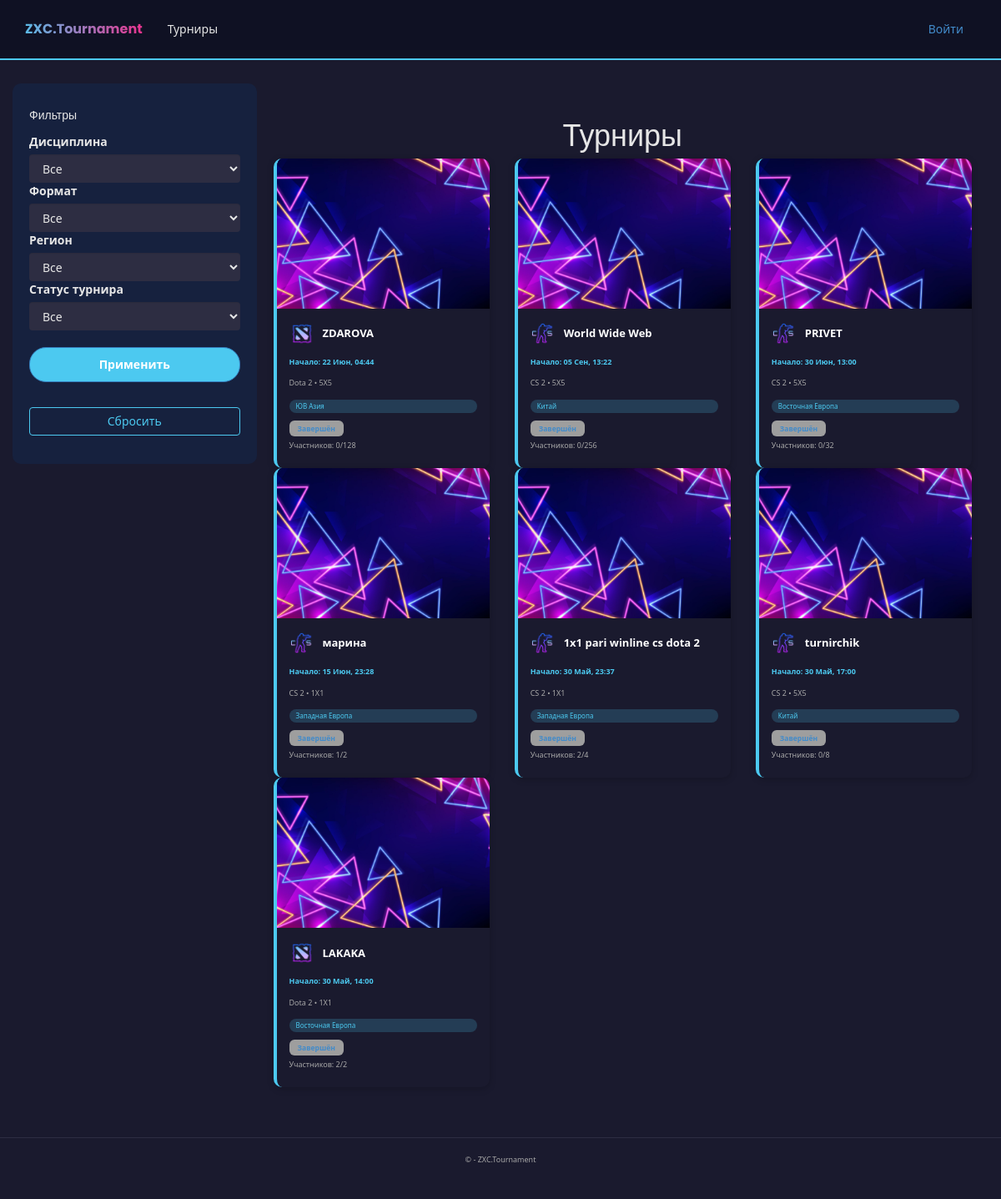
/tournaments/, run on the app's committed database.
### app/models.py (models this page shows, shortened)
class Tournament(models.Model):
    DISCIPLINE_CHOICES = [
        ('Dota 2', 'Dota 2'),
        ('CS 2', 'CS 2'),
        ('Valorant', 'Valorant'),
        ('LoL', 'League of Legends'),
    ]
    FORMAT_CHOICES = [
        ('1x1', '1x1'),
        ('2x2', '2x2'),
        ('3x3', '3x3'),
        ('5x5', '5x5'),
    ]
    TEAM_COUNT_CHOICES = [
        (2, '2'),
        (4, '4'),
        (8, '8'),
        (16, '16'),
        (32, '32'),
        (64, '64'),
        (128, '128'),
        (256, '256'),
        (512, '512'),
    ]
    LOCATION_CHOICES = [
        ('China', 'Китай'),
        ('Western Europe', 'Западная Европа'),
        ('Eastern Europe', 'Восточная Европа'),
        ('Southeast Asia', 'ЮВ Азия'),
        ('North America', 'Северная Америка'),
        ('South America', 'Южная Америка'),
    ]
    name = models.CharField(max_length=200, verbose_name="Название турнира")
    max_teams = models.IntegerField(choices=TEAM_COUNT_CHOICES, verbose_name="Максимальное количество команд")
    start_date = models.DateTimeField(verbose_name="Дата начала")
    discipline = models.CharField(max_length=50, choices=DISCIPLINE_CHOICES, verbose_name="Дисциплина")
    game_format = models.CharField(max_length=50, choices=FORMAT_CHOICES, verbose_name="Формат игры")
    location = models.CharField(max_length=50, choices=LOCATION_CHOICES, verbose_name="Локация")
    description = models.TextField(verbose_name="Описание", blank=True, null=True)
    creator = models.ForeignKey(User, on_delete=models.CASCADE, verbose_name="Создатель")
    created_at = models.DateTimeField(default=timezone.now, verbose_name="Дата создания")
    is_active = models.BooleanField(default=True, verbose_name="Активный")
    registered_teams = models.ManyToManyField(
        'Team',
        through='TournamentRegistration',
        related_name='tournaments',
        blank=True,
        verbose_name="Зарегистрированные команды"
    )
    class Meta:
        ordering = ['-created_at']
        verbose_name = 'Турнир'
        verbose_name_plural = 'Турниры'
    def registered_teams_count(self):
        return self.registered_teams.count()

### app/views.py (the view)
# urls.py: path('tournaments/', views.tournaments, name='tournaments'),
def tournaments(request):
    region = request.GET.get('region')
    discipline = request.GET.get('discipline')
    game_format = request.GET.get('game_format')
    status = request.GET.get('status')
    tournaments_qs = Tournament.objects.filter(is_active=True).order_by('-created_at')
    if region:
        tournaments_qs = tournaments_qs.filter(location=region)
    if discipline:
        tournaments_qs = tournaments_qs.filter(discipline=discipline)
    if game_format:
        tournaments_qs = tournaments_qs.filter(game_format=game_format)
    if status == 'upcoming':
        tournaments_qs = tournaments_qs.filter(start_date__gt=timezone.now())
    context = {
        'tournaments': tournaments_qs,
        'regions': Tournament.LOCATION_CHOICES,
        'disciplines': Tournament.DISCIPLINE_CHOICES,
        'game_formats': Tournament.FORMAT_CHOICES,
        'selected_region': region,
        'selected_discipline': discipline,
        'selected_game_format': game_format,
        'selected_status': status,
        'title': 'Турниры',
    }
    return render(request, 'app/tournaments/tournaments.html', context)

### app/templates/app/tournaments/tournaments.html (shortened to what this page needs)
﻿{% extends "app/layout.html" %}
{% load static %}
{% block content %}
<div class="container-fluid">
    <div class="row">
        <div class="col-md-3 bg-dark sidebar p-3">
            <h5 class="text-white">Фильтры</h5>
            <form method="get" class="mt-3">
                <div class="mb-3">
                    <label for="discipline" class="form-label">Дисциплина</label>
                    <select name="discipline" id="discipline" class="form-control">
                        <option value="">Все</option>
                    </select>
                </div>
                <div class="mb-3">
                    <label for="game_format" class="form-label">Формат</label>
                    <select name="game_format" id="game_format" class="form-control">
                        <option value="">Все</option>
                    </select>
                </div>
                <div class="mb-3">
                    <label for="region" class="form-label">Регион</label>
                    <select name="region" id="region" class="form-control">
                        <option value="">Все</option>
                    </select>
                </div>
                <div class="mb-3">
                    <label for="status" class="form-label">Статус турнира</label>
                    <select name="status" id="status" class="form-control">
                        <option value="">Все</option>
                    </select>
                </div>
                <div class="apply-button-wrapper">
                    <button type="submit" class="btn btn-primary">Применить</button>
                </div>
                <div class="apply-button-wrapper">
                    <a href="{% url 'tournaments' %}" class="btn btn-outline-secondary">Сбросить</a>
                </div>
            </form>
        </div>
        <div class="col-md-9 bg-dark main-content px-4 py-4">
            <div class="header text-center mb-4">
                <h1 class="gradient-text">Турниры</h1>
            </div>
            {% if tournaments %}
            <div class="row">
                {% for t in tournaments %}
                <div class="col-md-6 col-lg-4 mb-4">
                    <a href="/tournaments/{{ t.id }}/" style="text-decoration: none;">
                        <div class="tournament-card h-100 w-100 d-block">
                            <img src="{% static 'app/images/default-tournament.jpg' %}" class="tournament-img" alt="Tournament Image">
                            <div class="tournament-body">
                                <div class="tournament-title mt-2 d-flex align-items-center">
                                    <img src="{% static 'app/images/'|add:t.discipline|lower|add:'.png' %}"
                                         alt="{{ t.discipline }}"
                                         class="tournament-game-icon me-2">
                                    {{ t.name }}
                                </div>
                                <div class="tournament-meta tournament-date">
                                    Начало: {{ t.start_date|date:"d M, H:i" }}
                                </div>
                                <div class="tournament-meta">
                                    {{ t.get_discipline_display }} • {{ t.game_format|upper }}
                                </div>
                                <div class="tournament-tag">
                                    {{ t.get_location_display }}
                                </div>
                                <div class="d-flex align-items-center my-2">
                                    {% if t.start_date > timezone.now %}
                                    <span class="status-badge status-upcoming">Будущий</span>
                                    {% elif t.end_date > timezone.now %}
                                    <span class="status-badge status-in-progress">В процессе</span>
                                    {% else %}
                                    <span class="status-badge status-completed">Завершён</span>
                                    {% endif %}
                                </div>
                                <div class="tournament-meta">
                                    Участников: {{ t.registered_teams_count }}/{{ t.max_teams }}
                                </div>
                            </div>
                        </div>
                    </a>
                </div>
                {% empty %}
                <div class="col-12 text-center">
                    <p class="text-muted">По вашему запросу не найдено турниров.</p>
                    <a href="{% url 'tournaments' %}" class="btn btn-outline-secondary">Показать все турниры</a>
                </div>
                {% endfor %}
            </div>
            {% else %}
            <div class="text-center mt-5">
                <p class="text-muted">Нет активных турниров</p>
            </div>
            {% endif %}
        </div>
    </div>
</div>
{% endblock %}

### app/static/app/content/site.css (style rules this page uses)
body { padding-top: 10px; padding-bottom: 10px; }
input, select, textarea { max-width: 280px; }
.sidebar { padding: 20px; color: #e6e6e6; background-color: #16213e; }
.main-content { padding: 20px; background-color: #1a1a2e; }
body { background-color: #1a1a2e; color: #e6e6e6; font-family: 'Segoe UI', Tahoma, Geneva, Verdana, sans-serif; }
.tournament-body { padding: 15px; display: flex; flex-direction: column; gap: 5px; }
.tournament-time, .tournament-title, .tournament-meta, .tournament-tag { margin-bottom: 5px; }
.tournament-game-icon { width: 30px; height: 30px; object-fit: cover; border-radius: 8px; margin-right: 10px; }

### app/templates/app/tournaments/tournaments.html (style rules this page uses)
.sidebar { background-color: #16213e; padding: 20px; border-radius: 10px; margin-bottom: 20px; }
.sidebar h5 { color: #e6e6e6; margin-bottom: 1.5rem; }
.form-control { background-color: #2d2d42; border: none; color: #e6e6e6; }
.btn-primary { background-color: #4cc9f0; color: white; border-radius: 20px; padding: 10px 16px; font-weight: bold; width: 100%; }
.btn-outline-secondary { color: #4cc9f0; border-color: #4cc9f0; margin-top: 10px; width: 100%; }
.tournament-card { background-color: #1a1a2e; border-left: 4px solid #4cc9f0; transition: transform 0.3s ease, box-shadow 0.3s ease; border-radius: 10px; overflow: hidden; box-shadow: 0 2px 8px rgba(0, 0, 0, 0.2); cursor: pointer; }
.tournament-img { width: 100%; height: 180px; object-fit: cover; background-color: #2d2d42; }
.tournament-body { padding: 15px; display: flex; flex-direction: column; gap: 8px; }
.tournament-title { font-size: 1.3rem; font-weight: bold; color: #ffffff; display: flex; align-items: center; }
.tournament-meta { color: #a8a8a8; font-size: 0.9rem; }
.tournament-tag { display: inline-block; background-color: #4cc9f033; color: #4cc9f0; padding: 2px 8px; border-radius: 12px; font-size: 0.8rem; }
.status-badge { font-size: 0.85rem; font-weight: bold; padding: 4px 10px; border-radius: 6px; }
.status-completed { background-color: #9e9e9e; }
.tournament-date { color: #4cc9f0 !important; font-size: 0.9rem; font-weight: bold; }
.tournament-game-icon { width: 30px; height: 30px; object-fit: cover; border-radius: 8px; }
.apply-button-wrapper { margin-top: 20px; text-align: center; }

### data on the page
Tournament: name "ZDAROVA", start_date "22 Июн, 04:44", discipline "Dota 2", game_format "5X5", location "ЮВ Азия", shows "Завершён", registered_teams_count "0", max_teams "128"
Tournament: name "World Wide Web", start_date "05 Сен, 13:22", discipline "CS 2", game_format "5X5", location "Китай", shows "Завершён", registered_teams_count "0", max_teams "256"
Tournament: name "PRIVET", start_date "30 Июн, 13:00", discipline "CS 2", game_format "5X5", location "Восточная Европа", shows "Завершён", registered_teams_count "0", max_teams "32"
Tournament: name "марина", start_date "15 Июн, 23:28", discipline "CS 2", game_format "1X1", location "Западная Европа", shows "Завершён", registered_teams_count "1", max_teams "2"
Tournament: name "1x1 pari winline cs dota 2", start_date "30 Май, 23:37", discipline "CS 2", game_format "1X1", location "Западная Европа", shows "Завершён", registered_teams_count "2", max_teams "4"
Tournament: name "turnirchik", start_date "30 Май, 17:00", discipline "CS 2", game_format "5X5", location "Китай", shows "Завершён", registered_teams_count "0", max_teams "8"
Tournament: name "LAKAKA", start_date "30 Май, 14:00", discipline "Dota 2", game_format "1X1", location "Восточная Европа", shows "Завершён", registered_teams_count "2", max_teams "2"
